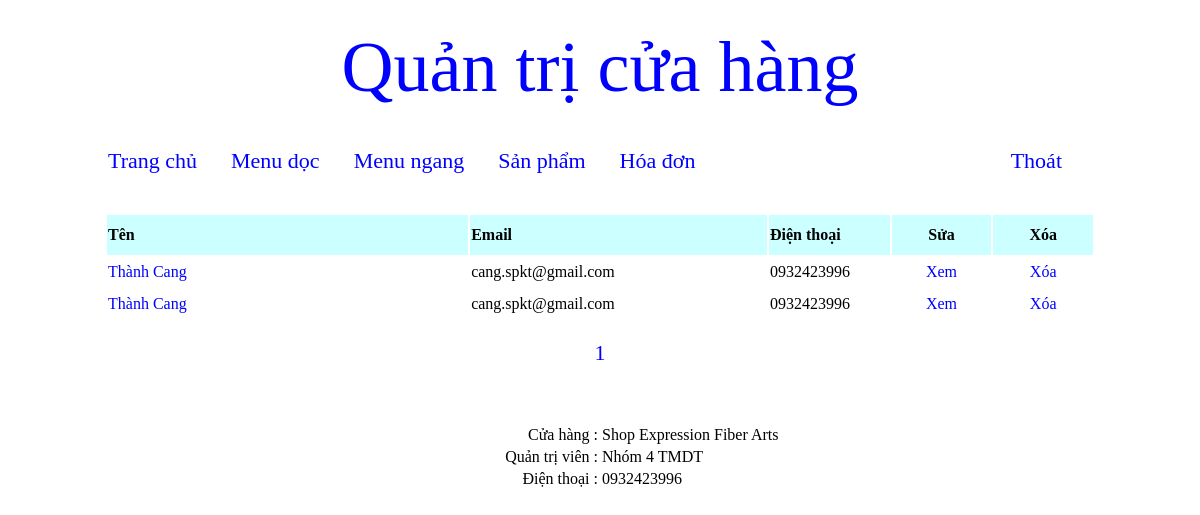
Screenshot of /quan_tri/index.php?thamso=hoa_don (signed in) with the database file from the repository.
### tables this page shows
CREATE TABLE `hoa_don` (
  `id` int(11) NOT NULL,
  `ten_nguoi_mua` varchar(256) NOT NULL,
  `email` varchar(256) NOT NULL,
  `dia_chi` mediumtext NOT NULL,
  `dien_thoai` varchar(256) NOT NULL,
  `noi_dung` mediumtext NOT NULL,
  `hang_duoc_mua` mediumtext NOT NULL,
  `ngaytaohd` timestamp NOT NULL DEFAULT CURRENT_TIMESTAMP
);

### quan_tri/chuc_nang/hoa_don/quan_ly_hoa_don.php (the view, shortened to what this page needs)
<?php
	$so_dong_tren_mot_trang=20;
	$tv="select count(*) from hoa_don";
	$tv_1=mysqli_query($connect,$tv);
	$tv_2=mysqli_fetch_array($tv_1);
	$so_trang=ceil($tv_2[0]/$so_dong_tren_mot_trang);
	$vtbd=($_GET['trang']-1)*$so_dong_tren_mot_trang;
	$tv="select * from hoa_don order by id desc limit $vtbd,$so_dong_tren_mot_trang";
	$tv_1=mysqli_query($connect,$tv);
?>
<table width="990px" class="tb_a1" >
	<tr style="background:#CCFFFF;height:40px;" >
		<td width="370px" ><b>Tên</b></td>
		<td width="300px" ><b>Email</b></td>
		<td width="120px" ><b>Điện thoại</b></td>
		<td align="center" width="100px" ><b>Sửa</b></td>
		<td align="center" width="100px" ><b>Xóa</b></td>
	</tr>
	<?php
		while($tv_2=mysqli_fetch_array($tv_1))
		{
			$id=$tv_2['id'];
			$ten=$tv_2['ten_nguoi_mua'];
			$email=$tv_2['email'];
			$dien_thoai=$tv_2['dien_thoai'];
			$link_xem="?thamso=xem_hoa_don&id=".$id."&trang=".$_GET['trang'];
			$link_xoa="?xoa_hoa_don=co&id=".$id;
			?>
				<tr class="a_1" >
					<td>
						<a href="<?php echo $link_xem; ?>" class="lk_a1" ><?php echo $ten; ?></a>
					</td>
					<td>
						<?php echo $email; ?>
					</td>
					<td>
						<?php echo $dien_thoai; ?>
					</td>
					<td align="center" >
						<a href="<?php echo $link_xem; ?>" class="lk_a1" >Xem</a>
					</td>
					<td align="center" >
						<a href="<?php echo $link_xoa; ?>" class="lk_a1" >Xóa</a>
					</td>
				</tr>
			<?php
		}
	?>
	<tr>
		<td colspan="5" align="center" >
			<br>
			<?php
				for($i=1;$i<=$so_trang;$i++)
				{
					$link_phan_trang="?thamso=hoa_don&trang=".$i;
					echo "<a href='$link_phan_trang' class='phan_trang' >";
						echo $i;
					echo "</a> ";
				}
			?>
			<br><br>
		</td>
	</tr>
</table>

### quan_tri/giao_dien/giao_dien.css (style rules this page uses)
table.tb_a1 tr.a_1 { height:30px; }
a.lk_a1 { text-decoration:none;color:blue; }
a.phan_trang { text-decoration:none;color:blue;font-size:22px; }

### rows the page displays
hoa_don: ten_nguoi_mua "Thành Cang", email "cang.spkt@gmail.com", dien_thoai "0932423996"
hoa_don: ten_nguoi_mua "Thành Cang", email "cang.spkt@gmail.com", dien_thoai "0932423996"
